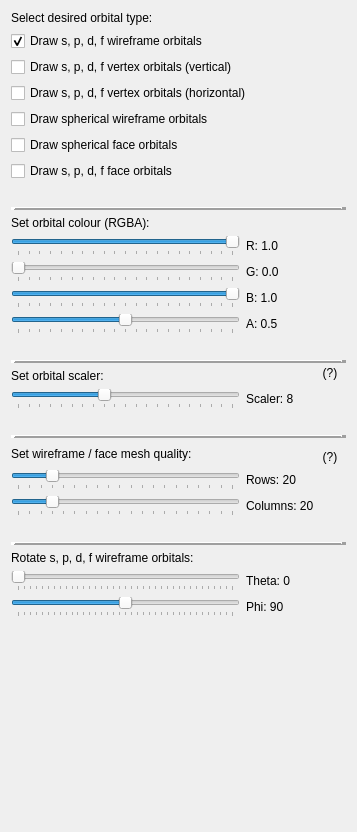
          <widget class="QWidget" name="scrollAreaWidgetContents_4">
           <property name="geometry">
            <rect>
             <x>0</x>
             <y>0</y>
             <width>357</width>
             <height>832</height>
            </rect>
           </property>
           <layout class="QGridLayout" name="gridLayout_13">
            <item row="25" column="0">
             <spacer name="verticalSpacer_12">
              <property name="orientation">
               <enum>Qt::Vertical</enum>
              </property>
              <property name="sizeType">
               <enum>QSizePolicy::Fixed</enum>
              </property>
              <property name="sizeHint" stdset="0">
               <size>
                <width>20</width>
                <height>20</height>
               </size>
              </property>
             </spacer>
            </item>
            <item row="22" column="2">
             <widget class="QLabel" name="label_17">
              <property name="toolTip">
               <string>&lt;html&gt;&lt;head/&gt;&lt;body&gt;&lt;p&gt;Mesh items are generated by default with 20 rows and 20 columns of data. Increasing the rows and / or columns increases the smoothness at the cost of performance.&lt;/p&gt;&lt;/body&gt;&lt;/html&gt;</string>
              </property>
              <property name="autoFillBackground">
               <bool>false</bool>
              </property>
              <property name="text">
               <string>(?)</string>
              </property>
              <property name="alignment">
               <set>Qt::AlignCenter</set>
              </property>
             </widget>
            </item>
            <item row="0" column="0" colspan="2">
             <widget class="QLabel" name="label_11">
              <property name="text">
               <string>Select desired orbital type:</string>
              </property>
             </widget>
            </item>
            <item row="1" column="0" colspan="2">
             <widget class="QCheckBox" name="advOrbWfCheckBox">
              <property name="text">
               <string>Draw s, p, d, f wireframe orbitals</string>
              </property>
              <property name="checked">
               <bool>true</bool>
              </property>
             </widget>
            </item>
            <item row="2" column="0" colspan="2">
             <widget class="QCheckBox" name="advOrbVertCheckBox">
              <property name="text">
               <string>Draw s, p, d, f vertex orbitals (vertical)</string>
              </property>
             </widget>
            </item>
            <item row="4" column="0" colspan="2">
             <widget class="QCheckBox" name="sphOrbWfCheckBox">
              <property name="text">
               <string>Draw spherical wireframe orbitals</string>
              </property>
             </widget>
            </item>
            <item row="3" column="0" colspan="2">
             <widget class="QCheckBox" name="advOrbHorzCheckBox">
              <property name="text">
               <string>Draw s, p, d, f vertex orbitals (horizontal)</string>
              </property>
             </widget>
            </item>
            <item row="5" column="0" colspan="2">
             <widget class="QCheckBox" name="sphOrbFacesCheckBox">
              <property name="text">
               <string>Draw spherical face orbitals</string>
              </property>
             </widget>
            </item>
            <item row="6" column="0" colspan="2">
             <widget class="QCheckBox" name="advOrbFacesCheckBox">
              <property name="text">
               <string>Draw s, p, d, f face orbitals</string>
              </property>
             </widget>
            </item>
            <item row="8" column="0" colspan="4">
             <widget class="Line" name="line_14">
              <property name="frameShadow">
               <enum>QFrame::Raised</enum>
              </property>
              <property name="lineWidth">
               <number>5</number>
              </property>
              <property name="orientation">
               <enum>Qt::Horizontal</enum>
              </property>
             </widget>
            </item>
            <item row="9" column="0" colspan="2">
             <widget class="QLabel" name="label_24">
              <property name="text">
               <string>Set orbital colour (RGBA):</string>
              </property>
             </widget>
            </item>
            <item row="10" column="1">
             <widget class="QLabel" name="colourRSliderLabel">
              <property name="text">
               <string>R: 1.0</string>
              </property>
             </widget>
            </item>
            <item row="10" column="0">
             <widget class="QSlider" name="colourRSlider">
              <property name="minimum">
               <number>0</number>
              </property>
              <property name="maximum">
               <number>100</number>
              </property>
              <property name="singleStep">
               <number>5</number>
              </property>
              <property name="pageStep">
               <number>10</number>
              </property>
              <property name="value">
               <number>100</number>
              </property>
              <property name="orientation">
               <enum>Qt::Horizontal</enum>
              </property>
              <property name="tickPosition">
               <enum>QSlider::TicksBelow</enum>
              </property>
             </widget>
            </item>
            <item row="24" column="0">
             <widget class="QSlider" name="orbColSlider">
              <property name="minimum">
               <number>5</number>
              </property>
              <property name="maximum">
               <number>100</number>
              </property>
              <property name="singleStep">
               <number>5</number>
              </property>
              <property name="pageStep">
               <number>5</number>
              </property>
              <property name="value">
               <number>20</number>
              </property>
              <property name="orientation">
               <enum>Qt::Horizontal</enum>
              </property>
              <property name="tickPosition">
               <enum>QSlider::TicksBelow</enum>
              </property>
             </widget>
            </item>
            <item row="7" column="0">
             <spacer name="verticalSpacer_9">
              <property name="orientation">
               <enum>Qt::Vertical</enum>
              </property>
              <property name="sizeType">
               <enum>QSizePolicy::Fixed</enum>
              </property>
              <property name="sizeHint" stdset="0">
               <size>
                <width>20</width>
                <height>20</height>
               </size>
              </property>
             </spacer>
            </item>
            <item row="23" column="1">
             <widget class="QLabel" name="orbRowSliderLabel">
              <property name="text">
               <string>Rows: 20</string>
              </property>
             </widget>
            </item>
            <item row="16" column="2" rowspan="2">
             <widget class="QLabel" name="label_16">
              <property name="toolTip">
               <string>&lt;html&gt;&lt;head/&gt;&lt;body&gt;&lt;p&gt;Orbital sizes are weighted by the eigenvectors in the .wf file. Its relative size to the atoms can be scaled by adjusting this scaler value. By default is 8x.&lt;/p&gt;&lt;/body&gt;&lt;/html&gt;</string>
              </property>
              <property name="text">
               <string>(?)</string>
              </property>
              <property name="alignment">
               <set>Qt::AlignCenter</set>
              </property>
             </widget>
            </item>
            <item row="29" column="0">
             <widget class="QSlider" name="phiSlider">
              <property name="minimum">
               <number>0</number>
              </property>
              <property name="maximum">
               <number>180</number>
              </property>
              <property name="singleStep">
               <number>5</number>
              </property>
              <property name="pageStep">
               <number>5</number>
              </property>
              <property name="value">
               <number>90</number>
              </property>
              <property name="orientation">
               <enum>Qt::Horizontal</enum>
              </property>
              <property name="tickPosition">
               <enum>QSlider::TicksBelow</enum>
              </property>
             </widget>
            </item>
            <item row="13" column="0">
             <widget class="QSlider" name="colourASlider">
              <property name="minimum">
               <number>0</number>
              </property>
              <property name="maximum">
               <number>100</number>
              </property>
              <property name="singleStep">
               <number>5</number>
              </property>
              <property name="pageStep">
               <number>10</number>
              </property>
              <property name="value">
               <number>50</number>
              </property>
              <property name="orientation">
               <enum>Qt::Horizontal</enum>
              </property>
              <property name="tickPosition">
               <enum>QSlider::TicksBelow</enum>
              </property>
             </widget>
            </item>
            <item row="15" column="0" rowspan="2" colspan="4">
             <widget class="Line" name="line_15">
              <property name="frameShadow">
               <enum>QFrame::Raised</enum>
              </property>
              <property name="lineWidth">
               <number>5</number>
              </property>
              <property name="orientation">
               <enum>Qt::Horizontal</enum>
              </property>
             </widget>
            </item>
            <item row="14" column="0">
             <spacer name="verticalSpacer_10">
              <property name="orientation">
               <enum>Qt::Vertical</enum>
              </property>
              <property name="sizeType">
               <enum>QSizePolicy::Fixed</enum>
              </property>
              <property name="sizeHint" stdset="0">
               <size>
                <width>20</width>
                <height>20</height>
               </size>
              </property>
             </spacer>
            </item>
            <item row="11" column="0">
             <widget class="QSlider" name="colourGSlider">
              <property name="minimum">
               <number>0</number>
              </property>
              <property name="maximum">
               <number>100</number>
              </property>
              <property name="singleStep">
               <number>5</number>
              </property>
              <property name="pageStep">
               <number>10</number>
              </property>
              <property name="value">
               <number>0</number>
              </property>
              <property name="orientation">
               <enum>Qt::Horizontal</enum>
              </property>
              <property name="tickPosition">
               <enum>QSlider::TicksBelow</enum>
              </property>
             </widget>
            </item>
            <item row="12" column="0">
             <widget class="QSlider" name="colourBSlider">
              <property name="minimum">
               <number>0</number>
              </property>
              <property name="maximum">
               <number>100</number>
              </property>
              <property name="singleStep">
               <number>5</number>
              </property>
              <property name="pageStep">
               <number>10</number>
              </property>
              <property name="value">
               <number>100</number>
              </property>
              <property name="orientation">
               <enum>Qt::Horizontal</enum>
              </property>
              <property name="tickPosition">
               <enum>QSlider::TicksBelow</enum>
              </property>
             </widget>
            </item>
            <item row="12" column="1">
             <widget class="QLabel" name="colourBSliderLabel">
              <property name="text">
               <string>B: 1.0</string>
              </property>
             </widget>
            </item>
            <item row="13" column="1">
             <widget class="QLabel" name="colourASliderLabel">
              <property name="text">
               <string>A: 0.5</string>
              </property>
             </widget>
            </item>
            <item row="23" column="0">
             <widget class="QSlider" name="orbRowSlider">
              <property name="minimum">
               <number>5</number>
              </property>
              <property name="maximum">
               <number>100</number>
              </property>
              <property name="singleStep">
               <number>5</number>
              </property>
              <property name="pageStep">
               <number>5</number>
              </property>
              <property name="value">
               <number>20</number>
              </property>
              <property name="orientation">
               <enum>Qt::Horizontal</enum>
              </property>
              <property name="tickPosition">
               <enum>QSlider::TicksBelow</enum>
              </property>
             </widget>
            </item>
            <item row="20" column="0" colspan="4">
             <widget class="Line" name="line_16">
              <property name="frameShadow">
               <enum>QFrame::Raised</enum>
              </property>
              <property name="lineWidth">
               <number>5</number>
              </property>
              <property name="orientation">
               <enum>Qt::Horizontal</enum>
              </property>
             </widget>
            </item>
            <item row="21" column="0" rowspan="2" colspan="2">
             <widget class="QLabel" name="label_10">
              <property name="text">
               <string>Set wireframe / face mesh quality:</string>
              </property>
             </widget>
            </item>
            <item row="27" column="0" colspan="2">
             <widget class="QLabel" name="label_13">
              <property name="text">
               <string>Rotate s, p, d, f wireframe orbitals:</string>
              </property>
              <property name="alignment">
               <set>Qt::AlignLeading|Qt::AlignLeft|Qt::AlignVCenter</set>
              </property>
             </widget>
            </item>
            <item row="18" column="0">
             <widget class="QSlider" name="orbScalerSlider">
              <property name="minimum">
               <number>0</number>
              </property>
              <property name="maximum">
               <number>20</number>
              </property>
              <property name="singleStep">
               <number>1</number>
              </property>
              <property name="pageStep">
               <number>1</number>
              </property>
              <property name="value">
               <number>8</number>
              </property>
              <property name="orientation">
               <enum>Qt::Horizontal</enum>
              </property>
              <property name="tickPosition">
               <enum>QSlider::TicksBelow</enum>
              </property>
             </widget>
            </item>
            <item row="11" column="1">
             <widget class="QLabel" name="colourGSliderLabel">
              <property name="text">
               <string>G: 0.0</string>
              </property>
             </widget>
            </item>
            <item row="19" column="0">
             <spacer name="verticalSpacer_11">
              <property name="orientation">
               <enum>Qt::Vertical</enum>
              </property>
              <property name="sizeType">
               <enum>QSizePolicy::Fixed</enum>
              </property>
              <property name="sizeHint" stdset="0">
               <size>
                <width>20</width>
                <height>20</height>
               </size>
              </property>
             </spacer>
            </item>
            <item row="26" column="0" colspan="4">
             <widget class="Line" name="line_17">
              <property name="frameShadow">
               <enum>QFrame::Raised</enum>
              </property>
              <property name="lineWidth">
               <number>5</number>
              </property>
              <property name="orientation">
               <enum>Qt::Horizontal</enum>
              </property>
             </widget>
            </item>
            <item row="28" column="0">
             <widget class="QSlider" name="thetaSlider">
              <property name="minimum">
               <number>0</number>
              </property>
              <property name="maximum">
               <number>360</number>
              </property>
              <property name="singleStep">
               <number>10</number>
              </property>
              <property name="pageStep">
               <number>10</number>
              </property>
              <property name="value">
               <number>0</number>
              </property>
              <property name="orientation">
               <enum>Qt::Horizontal</enum>
              </property>
              <property name="tickPosition">
               <enum>QSlider::TicksBelow</enum>
              </property>
             </widget>
            </item>
            <item row="28" column="1">
             <widget class="QLabel" name="thetaSliderLabel">
              <property name="text">
               <string>Theta: 0</string>
              </property>
             </widget>
            </item>
            <item row="17" column="0">
             <widget class="QLabel" name="label_12">
              <property name="text">
               <string>Set orbital scaler:</string>
              </property>
             </widget>
            </item>
            <item row="29" column="1">
             <widget class="QLabel" name="phiSliderLabel">
              <property name="text">
               <string>Phi: 90</string>
              </property>
             </widget>
            </item>
            <item row="18" column="1">
             <widget class="QLabel" name="orbScalerSliderLabel">
              <property name="text">
               <string>Scaler: 8</string>
              </property>
             </widget>
            </item>
            <item row="30" column="0">
             <spacer name="verticalSpacer_13">
              <property name="orientation">
               <enum>Qt::Vertical</enum>
              </property>
              <property name="sizeType">
               <enum>QSizePolicy::Expanding</enum>
              </property>
              <property name="sizeHint" stdset="0">
               <size>
                <width>20</width>
                <height>150</height>
               </size>
              </property>
             </spacer>
            </item>
            <item row="24" column="1">
             <widget class="QLabel" name="orbColSliderLabel">
              <property name="text">
               <string>Columns: 20</string>
              </property>
             </widget>
            </item>
            <item row="24" column="2">
             <spacer name="horizontalSpacer">
              <property name="orientation">
               <enum>Qt::Horizontal</enum>
              </property>
              <property name="sizeType">
               <enum>QSizePolicy::Fixed</enum>
              </property>
              <property name="sizeHint" stdset="0">
               <size>
                <width>20</width>
                <height>20</height>
               </size>
              </property>
             </spacer>
            </item>
           </layout>
          </widget>
